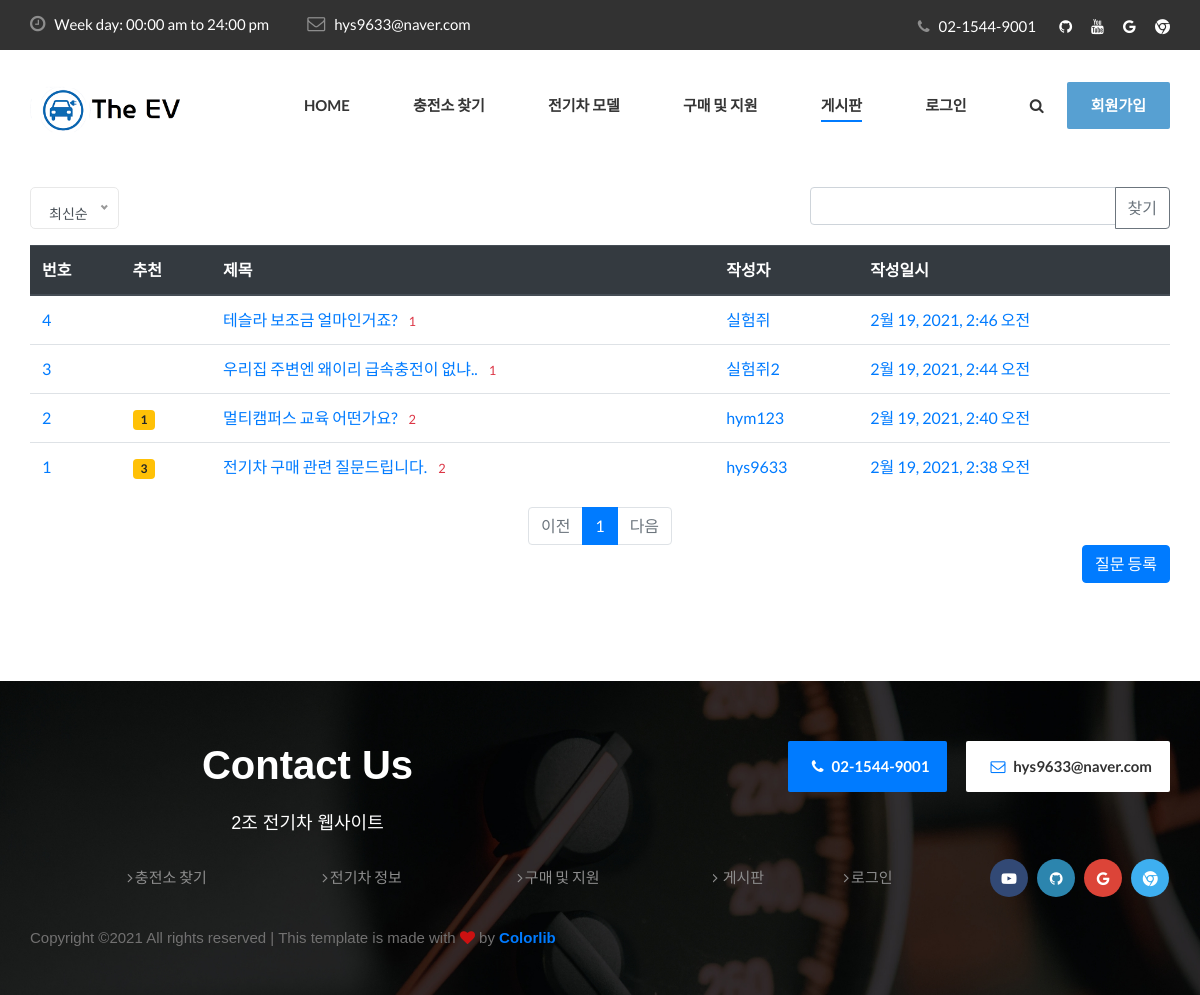
/EVapp/question_list/, run on the app's committed database.
### EVapp/models.py (models this page shows, shortened)
class Question(models.Model):
    author = models.ForeignKey(User, on_delete=models.CASCADE, related_name='author_question')
    subject = models.CharField(max_length=100)
    content = models.TextField()
    create_at = models.DateTimeField(auto_now_add=True)
    modify_date = models.DateTimeField(null=True, blank=True)
    voter = models.ManyToManyField(User, related_name='voter_question')

### EVapp/views.py (the view, shortened to what this page needs)
# urls.py: path('question_list/', views.question_list, name='question_list'),
def question_list(request):
 page = request.GET.get('page', '1')
 kw = request.GET.get('kw', '')
 so = request.GET.get('so', 'recent')
 if so == 'recommend':
     question_list = Question.objects.annotate(num_voter=Count('voter')).order_by('-num_voter', '-create_at')
 elif so == 'popular':
     question_list = Question.objects.annotate(num_answer=Count('answer')).order_by('-num_answer', '-create_at')
 else:  # recent
     question_list = Question.objects.order_by('-create_at')
 paginator = Paginator(question_list, 10)
 page_obj = paginator.get_page(page)
 context = {'question_list': page_obj, 'page': page, 'kw': kw, 'so' : so}
 return render(request, 'EVapp/question_list.html', context)

### EVapp/templates/EVapp/question_list.html (shortened to what this page needs)
<!DOCTYPE html>
<html lang="ko">
{% load static %}
<head>
    <link rel="stylesheet" href="{% static 'css/bootstrap.min.css' %}">
    <link rel="stylesheet" href="{% static 'css/font-awesome.min.css' %}">
    <link rel="stylesheet" href="{% static 'css/elegant-icons.css' %}">
    <link rel="stylesheet" href="{% static 'css/nice-select.css' %}">
    <link rel="stylesheet" href="{% static 'css/magnific-popup.css' %}">
    <link rel="stylesheet" href="{% static 'css/jquery-ui.min.css' %}">
    <link rel="stylesheet" href="{% static 'css/owl.carousel.min.css' %}">
    <link rel="stylesheet" href="{% static 'css/slicknav.min.css' %}">
    <link rel="stylesheet" href="{% static 'css/style.css' %}">
</head>
<body>
    <header class="header">
        <div class="header__top">
            <div class="container">
                <div class="row">
                    <div class="col-lg-7">
                        <ul class="header__top__widget">
                            <li><i class="fa fa-clock-o"></i> Week day: 00:00 am to 24:00 pm</li>
                            <li><i class="fa fa-envelope-o"></i> hys9633@naver.com</li>
                        </ul>
                    </div>
                    <div class="col-lg-5">
                        <div class="header__top__right">
                            <div class="header__top__phone">
                                <i class="fa fa-phone"></i>
                                <span>02-1544-9001</span>
                            </div>
                            <div class="header__top__social">
                                <a href="https://github.com/bongsuyeon/Project_Electric-Vehicle"><i class="fa fa-github"></i></a>
                                <a href="https://www.youtube.com/results?search_query=%EC%A0%84%EA%B8%B0%EC%B0%A8"><i class="fa fa-youtube"></i></a>
                                <a href="https://www.google.co.kr/search?safe=strict&source=hp&ei=rCYrYLG9EdeTr7wPqfKi2Ac&iflsig=AINFCbYAAAAAYCs0vLq8tMS5gM00fO1IIUNMuMpZdEB1&q=%EC%A0%84%EA%B8%B0%EC%B0%A8&oq=%EC%A0%84%EA%B8%B0%EC%B0%A8&gs_lcp=Cgdnd3Mtd2l6EAMyCAgAELEDEIMBMggIABCxAxCDATIICAAQsQMQgwEyCAgAELEDEIMBMggIABCxAxCDATIICAAQsQMQgwEyCAgAELEDEIMBMggIABCxAxCDATIICAAQsQMQgwEyBAgAEAM6AggAOgUIABCxA1CQBlj1EWCwE2gCcAB4AYABkQGIAc4IkgEDMC44mAEAoAEBqgEHZ3dzLXdperABAA&sclient=gws-wiz&ved=0ahUKEwixw-n2pu3uAhXXyYsBHSm5CHsQ4dUDCAc&uact=5"><i class="fa fa-google"></i></a>
                                <a href="https://www.google.co.kr/chrome/?brand=JJTC&gclid=Cj0KCQiA1KiBBhCcARIsAPWqoSqAXvtBiUxMxP79vieCyAc4s_SEDG1Vm-IUOHPlViJmpfIZa5BXjTUaAoiLEALw_wcB&gclsrc=aw.ds"><i class="fa fa-chrome"></i></a>
                            </div>
                        </div>
                    </div>
                </div>
            </div>
        </div>
        <div class="container">
            <div class="row">
                <div class="col-lg-2">
                    <div class="header__logo">
                        <a href="{% url 'index' %}"><img src="{% static 'img/logo.png' %}" alt=""></a>
                    </div>
                </div>
                <div class="col-lg-10">
                    <div class="header__nav">
                        <nav class="header__menu">
                            <ul>
                                <li><a href="{% url 'index' %}">Home</a></li>
                                <li><a href="{% url 'map' %}">충전소 찾기</a></li>
                                <li><a href="{% url 'car' %}">전기차 모델</a></li>
                                <li><a href="#">구매 및 지원</a>
                                </li>
                                <li class="active"><a href="{% url 'question_list' %}">게시판</a></li>
                                <li>
                                {% if user.is_authenticated %}
                                    <a class="nav-link" href="{% url 'logout' %}">{{ user.username }} (로그아웃)</a>
                                    {% else %}
                                    <a href="{% url 'login' %}">로그인</a>
                                    {% endif %}
                                </li>
                            </ul>
                        </nav>
                        <div class="header__nav__widget">
                            <div class="header__nav__widget__btn">
                                <a href="#" class="search-switch"><i class="fa fa-search"></i></a>
                            </div>
                            <a href="{% url 'signup'%}" class="primary-btn">회원가입</a>
                        </div>
                    </div>
                </div>
            </div>
        </div>
    </header>
{% load EVapp_filter %}
<div class="container my-3">
 <div class="row justify-content-between my-3">
     <div class="col-2">
     </div>
     <div class="col-4 input-group">
         <input type="text" class="form-control kw" value="{{ kw|default_if_none:'' }}">
         <div class="input-group-append">
          <button class="btn btn-outline-secondary" type="button" id="btn_search">찾기</button>
         </div>
     </div>
 </div>
 <table class="table">
 <thead class="thead-dark">
 <tr>
 <th>번호</th>
 <th>추천</th>
 <th>제목</th>
 <th>작성자</th>
 <th>작성일시</th>
 </tr>
 </thead>
  <tbody>
  {% for q in question_list %}
   <tr>
   <td>
       <a href="/EVapp/board/{{ q.id }}/">{{ question_list.paginator.count|sub:question_list.start_index|sub:forloop.counter0|add:1 }}</a>
   </td>
   <td>
       {% if q.voter.all.count > 0 %}
       <span class="badge badge-warning px-2 py-1">{{ q.voter.all.count }}</span>
       {% endif %}
   </td>
   <td>
       <a href="/EVapp/board/{{ q.id }}/">{{ q.subject }}</a>
       {% if q.answer_set.count > 0 %}
       <span class="text-danger small ml-2">{{ q.answer_set.count }}</span>
       {% endif %}
   </td>
   <td><a href="/EVapp/board/{{ q.id }}/"> {{ q.author }} </a></td>
   <td><a href="/EVapp/board/{{ q.id }}/"> {{ q.create_at }} </a></td>
   </tr>
 {% endfor %}
  </tbody>
  </table>
    <ul class="pagination justify-content-center">
        {% if question_list.has_previous %}
        <li class="page-item">
            <a class="page-link" data-page="{{ question_list.previous_page_number }}" href="#">이전</a>
        </li>
        {% else %}
        <li class="page-item disabled">
            <a class="page-link" tabindex="-1" aria-disabled="true" href="#">이전</a>
        </li>
        {% endif %}
        {% for page_number in question_list.paginator.page_range %}
        {% if page_number >= question_list.number|add:-5 and page_number <= question_list.number|add:5 %}
            {% if page_number == question_list.number %}
            <li class="page-item active" aria-current="page">
                <a class="page-link" data-page="{{ page_number }}" href="#">{{ page_number }}</a>
            </li>
            {% else %}
            <li class="page-item">
                <a class="page-link" data-page="{{ page_number }}" href="#">{{ page_number }}</a>
            </li>
            {% endif %}
        {% endif %}
        {% endfor %}
        {% if question_list.has_next %}
        <li class="page-item">
            <a class="page-link" data-page="{{ question_list.next_page_number }}" href="#">다음</a>
        </li>
        {% else %}
        <li class="page-item disabled">
            <a class="page-link" tabindex="-1" aria-disabled="true" href="#">다음</a>
        </li>
        {% endif %}
    </ul>
    <a href="{% url 'question_create' %}" class="btn btn-primary float-right">질문 등록</a>
</div>
<br>
<br>
<br>
<br>
<br>
    <footer class="footer set-bg" data-setbg="{% static 'img/footer-bg.jpg' %}">
        <div class="container">
            <div class="footer__contact">
                <div class="row">
                    <div class="col-lg-6 col-md-6">
                        <div class="footer__contact__title">
                            <h2>Contact Us</h2>
                            <br><h5> 2조 전기차 웹사이트</h5><br>
                        </div>
                    </div>
                    <div class="col-lg-6 col-md-6">
                        <div class="footer__contact__option">
                            <div class="option__item"><i class="fa fa-phone"></i> 02-1544-9001</div>
                            <div class="option__item email"><i class="fa fa-envelope-o"></i> hys9633@naver.com</div>
                        </div>
                    </div>
                    <div class="col-lg-2 offset-lg-1 col-md-3">
                        <div class="footer__widget">
                            <ul>
                                <li><a href="{% url 'map' %}"><i class="fa fa-angle-right"></i>충전소 찾기</a></li>
                            </ul>
                        </div>
                    </div>
                    <div class="col-lg-2 col-md-3">
                        <div class="footer__widget">
                            <ul>
                                <li><a href="{% url 'car' %}"><i class="fa fa-angle-right"></i>전기차 정보</a></li>
                            </ul>
                        </div>
                    </div>
                    <div class="col-lg-2 col-md-3">
                        <div class="footer__widget">
                            <ul>
                                <li><a href="{% url 'purchase' %}"><i class="fa fa-angle-right"></i>구매 및 지원</a></li>
                            </ul>
                        </div>
                    </div>
                    <div class="col-lg-3 col-md-6">
                    <div class="footer__brand">
                        <ul>
                            <li><a href="{% url 'question_list' %}"><i class="fa fa-angle-right"></i> 게시판</a></li>
                        </ul>
                        <ul>
                            <li><a href="{% url 'login' %}"><i class="fa fa-angle-right"></i>로그인</a></li>
                        </ul>
                    </div>
                </div>
                <div class="footer__social">
                    <a href="https://www.youtube.com/results?search_query=%EC%A0%84%EA%B8%B0%EC%B0%A8" class="facebook"><i class="fa fa-youtube-play"></i></a>
                    <a href="https://github.com/bongsuyeon/Project_Electric-Vehicle" class="twitter"><i class="fa fa-github"></i></a>
                    <a href="https://www.google.com/search?safe=strict&hl=ko&sxsrf=ALeKk02fcjZOzs1ygjVQcDQKtX4wKanO0g%3A1613440586986&source=hp&ei=SiYrYMvDOdiDoATLh6CAAg&iflsig=AINFCbYAAAAAYCs0WuOAP2uaVCh25qmHNfhW6Kic2pLM&q=%EC%A0%84%EA%B8%B0%EC%B0%A8&oq=%EC%A0%84%EA%B8%B0%EC%B0%A8&gs_lcp=Cgdnd3Mtd2l6EAMyBAgjECcyBAgjECcyCAgAELEDEIMBMggIABCxAxCDATINCAAQhwIQsQMQgwEQFDIICAAQsQMQgwEyCAgAELEDEIMBMggIABCxAxCDATIICAAQsQMQgwEyCAgAELEDEIMBOg0IIxDNAxDqAhAnEIsDOgoIIxDqAhAnEIsDOgIIADoFCAAQsQM6BwgAEIcCEBRQtBVYmCBg3yFoAnAAeAGAAaQBiAGpB5IBAzAuN5gBAKABAaoBB2d3cy13aXqwAQq4AQI&sclient=gws-wiz&ved=0ahUKEwjLkLTIpu3uAhXYAYgKHcsDCCAQ4dUDCAc&uact=5" class="google"><i class="fa fa-google"></i></a>
                    <a href="https://www.google.co.kr/chrome/?brand=JJTC&gclid=Cj0KCQiA1KiBBhCcARIsAPWqoSqAXvtBiUxMxP79vieCyAc4s_SEDG1Vm-IUOHPlViJmpfIZa5BXjTUaAoiLEALw_wcB&gclsrc=aw.ds" class="skype"><i class="fa fa-chrome"></i></a>
                </div>
                </div>
            </div>
            <div class="footer__copyright__text">
                <p>Copyright &copy;<script>document.write(new Date().getFullYear());</script> All rights reserved | This template is made with <i class="fa fa-heart" aria-hidden="true"></i> by <a href="https://colorlib.com" target="_blank">Colorlib</a></p>
            </div>
        </div>
    </footer>
</body>
</html>

### data on the page
Question: paginator.count|sub "4", subject "테슬라 보조금 얼마인거죠?", answer_set.count "1", author "실험쥐", create_at "2월 19, 2021, 2:46 오전"
Question: paginator.count|sub "3", subject "우리집 주변엔 왜이리 급속충전이 없냐..", answer_set.count "1", author "실험쥐2", create_at "2월 19, 2021, 2:44 오전"
Question: paginator.count|sub "2", voter.all.count "1", subject "멀티캠퍼스 교육 어떤가요?", answer_set.count "2", author "hym123", create_at "2월 19, 2021, 2:40 오전"
Question: paginator.count|sub "1", voter.all.count "3", subject "전기차 구매 관련 질문드립니다.", answer_set.count "2", author "hys9633", create_at "2월 19, 2021, 2:38 오전"

### other printed values
{{ page_number }} "1"
